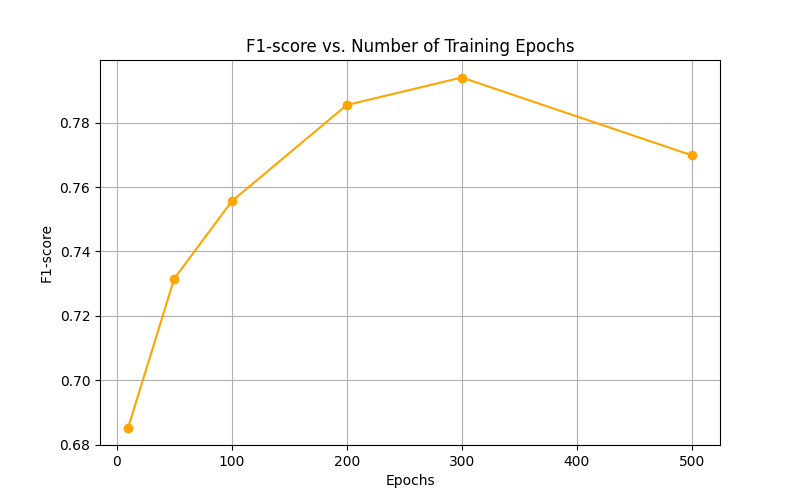

This figure's Python source:
import pandas as pd
import numpy as np
import torch
import torch.nn as nn
import torch.optim as optim
from torch.utils.data import Dataset, DataLoader
from sklearn.model_selection import train_test_split
from sklearn.metrics import f1_score
from sklearn.utils.class_weight import compute_class_weight
import matplotlib.pyplot as plt

random_state = 42
np.random.seed(random_state)
torch.manual_seed(random_state)

features = ['V1real', 'V2real']
df = pd.read_excel("train_augmented.xlsx", decimal=',')
X = df[features].values.astype(np.float32)
y = df['is_type_2'].values.astype(np.int64)

train_X, test_X, train_y, test_y = train_test_split(X, y, test_size=0.2, random_state=random_state, stratify=y)

class SurfaceDataset(Dataset):
    def __init__(self, X, y):
        self.X = torch.tensor(X, dtype=torch.float32)
        self.y = torch.tensor(y, dtype=torch.long)
    def __len__(self):
        return len(self.y)
    def __getitem__(self, idx):
        return self.X[idx], self.y[idx]

class Net(nn.Module):
    def __init__(self, input_dim, hidden_dim, num_layers, dropout_rate, activation):
        super(Net, self).__init__()
        act_fn = nn.ReLU()
        layers = [nn.Linear(input_dim, hidden_dim), act_fn, nn.Dropout(dropout_rate)]
        for _ in range(num_layers - 1):
            layers += [nn.Linear(hidden_dim, hidden_dim), act_fn, nn.Dropout(dropout_rate)]
        layers.append(nn.Linear(hidden_dim, 2))
        self.model = nn.Sequential(*layers)
    def forward(self, x):
        return self.model(x)

hidden_dim = 64
num_layers = 2
dropout_rate = 0.2
activation = 'relu'
lr = 0.001
batch_size = 32

epochs_list = [10, 50, 100, 200, 300, 500]
f1_scores = []

for epochs in epochs_list:
    model = Net(input_dim=2, hidden_dim=hidden_dim, num_layers=num_layers, dropout_rate=dropout_rate, activation=activation)
    optimizer = optim.Adam(model.parameters(), lr=lr)
    weights = compute_class_weight('balanced', classes=np.array([0, 1]), y=train_y)
    criterion = nn.CrossEntropyLoss(weight=torch.tensor(weights, dtype=torch.float32))

    train_loader = DataLoader(SurfaceDataset(train_X, train_y), batch_size=batch_size, shuffle=True)

    model.train()
    for epoch in range(epochs):
        for xb, yb in train_loader:
            optimizer.zero_grad()
            preds = model(xb)
            loss = criterion(preds, yb)
            loss.backward()
            optimizer.step()

    model.eval()
    with torch.no_grad():
        inputs = torch.tensor(test_X, dtype=torch.float32)
        outputs = model(inputs)
        preds = torch.argmax(outputs, dim=1).numpy()
        f1 = f1_score(test_y, preds)
        f1_scores.append(f1)
        print(f"Epochs: {epochs}, F1-score: {f1:.4f}")

plt.figure(figsize=(8, 5))
plt.plot(epochs_list, f1_scores, marker='o', color='orange')
plt.title("F1-score vs. Number of Training Epochs")
plt.xlabel("Epochs")
plt.ylabel("F1-score")
plt.grid(True)
plt.savefig("epochs_analysis.png")
plt.show()
